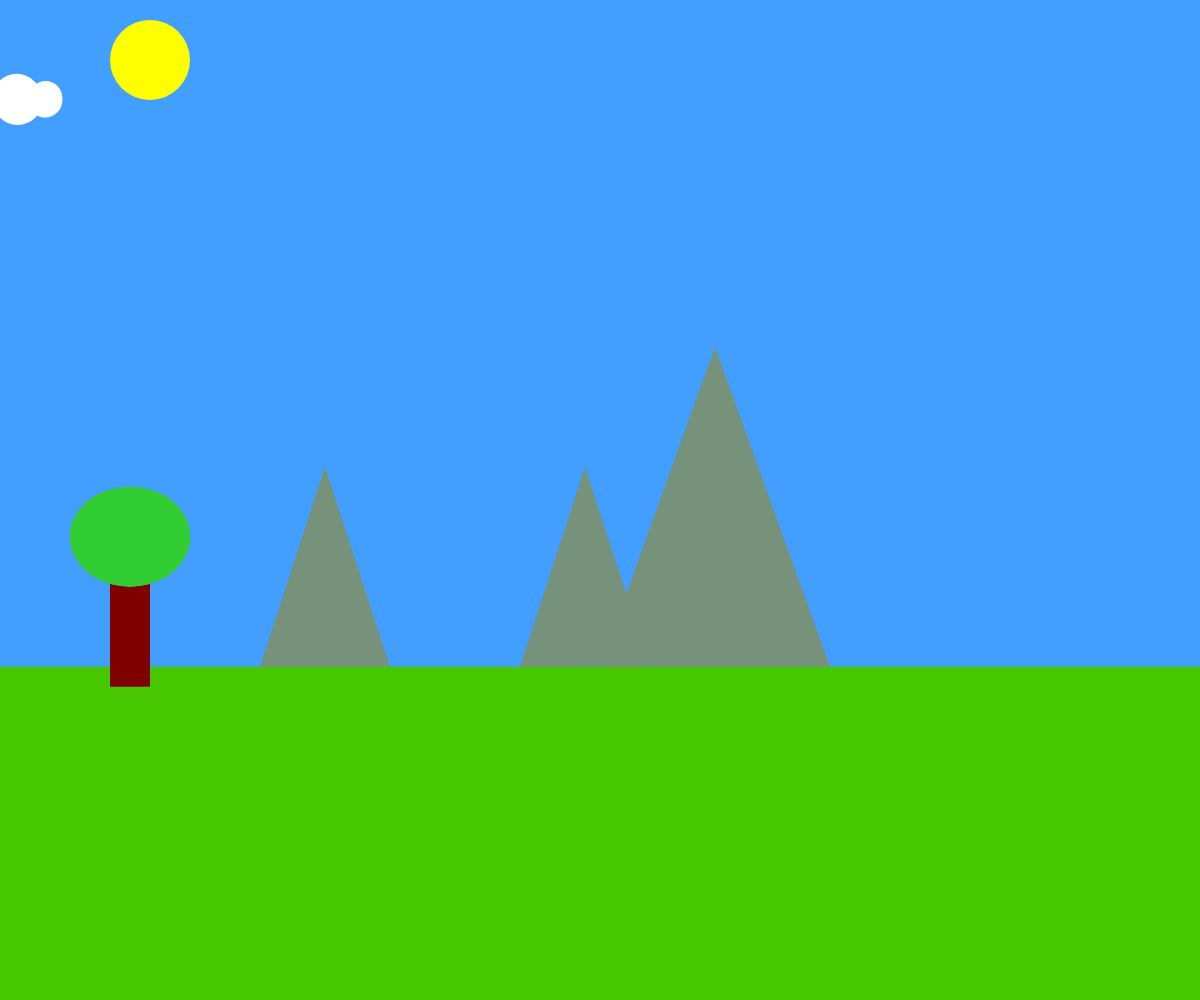
Frame 1 (no input)
Frame 60 (no input): identical to frame 1, image omitted
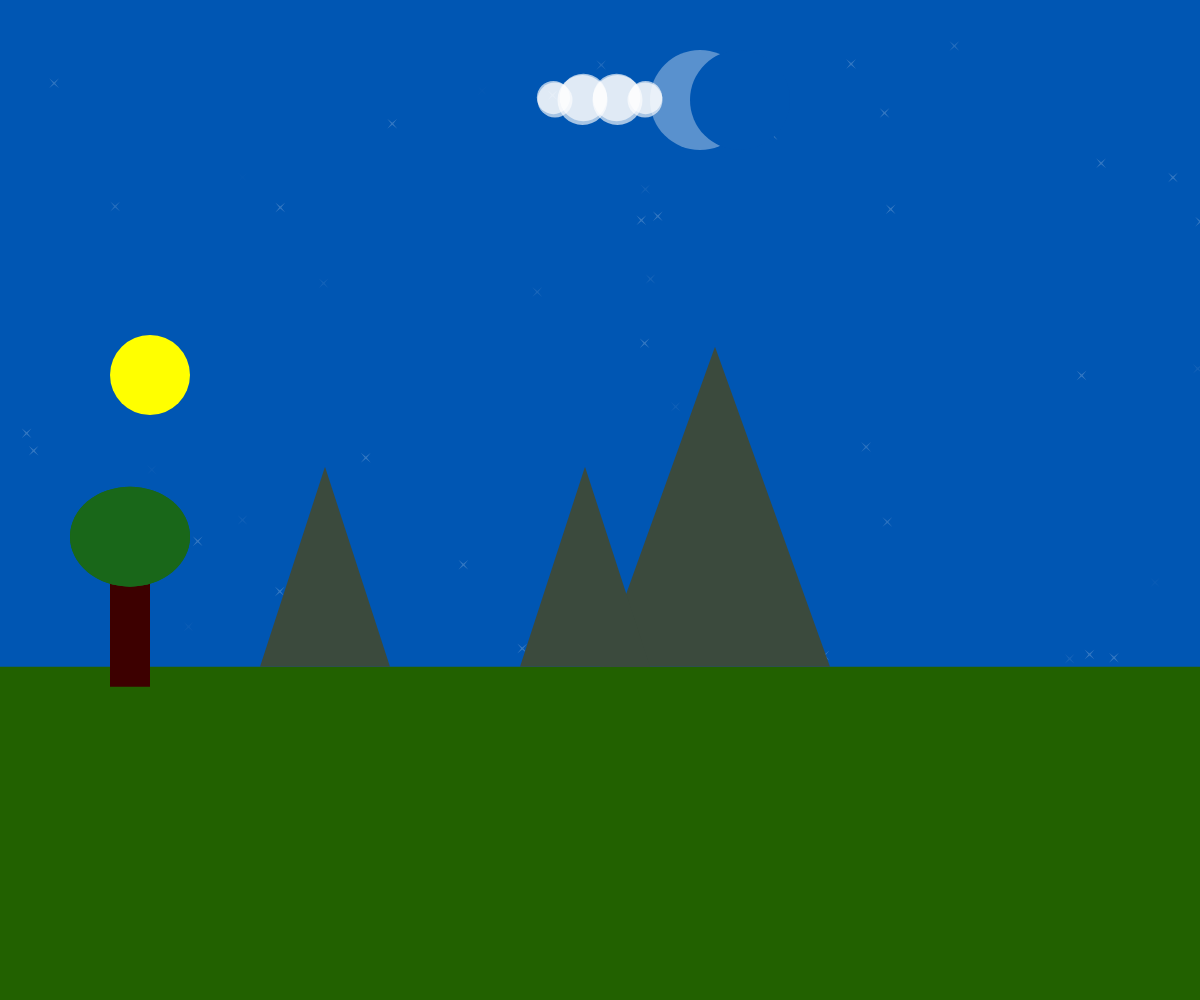
Frame 120 (the mouse pressed at the canvas centre since frame 60)

The p5.js sketch that drew these frames (run headless with seeded random() and noise() and a simulated clock; from frame 60 on, the mouse is pressed at the canvas centre):

// p5.js sketch
// ── sketch.js
var groundHeight;
var mountain1;
var mountain2;
var tree;
var moon;
var sun;
var stars;
var darkness;

function setDarkness(){
    darkness = map(min(mouseX,windowWidth), 0, windowWidth, 0, 100);
}

function draw()
{
    setDarkness();
    noStroke();
    drawSky();
    drawStars();
    drawSun();
    drawMoon();
    drawClouds(mouseX);
    drawGround();
    drawMountains();
    drawTree();

}

// Set canvas and landscape configuration before drawing
function setup()
{
	createCanvas(windowWidth, windowHeight);

	groundHeight = (height / 3) * 2;

	mountain1 = {
		x: windowWidth/2,
		y: groundHeight,
		height: 320,
		width: 230
	};
    
	mountain2 = {
		x: mountain1.x - 80,
		y: groundHeight,
		height: 200,
		width: 130
	};

	tree = {
		x: 150,
		y: groundHeight + 20,
		trunkWidth: 40,
		trunkHeight: 150,
		canopyWidth: 120,
		canopyHeight: 100
	};

	sun = {
		x: 150,
		y: 70,
		diameter: 80,
	};
    
    moon = {
        x: 700,
        y: 100,
    }

    stars = {
        sizeX: 10,
        sizeY: 10,
        radius: 1,
        coordenates: generateRandomCoordenates(50, 0, windowWidth, 0, groundHeight)
    }

    cloud = {
        y: 100,
        size: 50,
    }

	darkness = 0;

}


// Generates random coordinates inside the canvas size
function generateRandomCoordenate(xMin, xMax, yMin, yMax) {
    return {
        x: Math.floor(Math.random() * (xMax - xMin + 1)),
        y: Math.floor(Math.random() * (yMax - yMin + 1)),
        isTitilant: random([true, false])
    }
}

function generateRandomCoordenates(total, xMin, xMax, yMin, yMax) {
  return Array.from( 
      { length: total }, 
      () => generateRandomCoordenate(xMin, xMax, yMin, yMax)
  )
} 

function drawTree () {
    treeDarkness = map(darkness, 0, 100, 25, 0)
	fill('hsla(0, 100%, ' + treeDarkness + '%,1)');
    rect(tree.x-tree.trunkWidth, tree.y-tree.trunkHeight, tree.trunkWidth, tree.trunkHeight);
    
    treeDarkness = map(darkness, 0, 100, 50, 0)
    fill('hsla(120, 61%, ' + treeDarkness + '%,1)');
    ellipse(tree.x-(tree.trunkWidth/2),tree.y-tree.trunkHeight, tree.canopyWidth, tree.canopyHeight);
    ellipse(tree.x-(tree.trunkWidth/2),tree.y-tree.trunkHeight, tree.canopyWidth, tree.canopyHeight);
}

function drawMoon () {
    moonDarkness = map(darkness, 0, 100, 0,0.7);
    fill('rgba(255, 255, 255,' + moonDarkness + ')');    
    ellipse(moon.x, moon.y, 100, 100);
    
    var skyColor = get(0,0)
    fill('rgba('+skyColor[0]+', '+skyColor[1]+', '+skyColor[2]+',' + skyColor[3]+ ')');
    ellipse(moon.x+40, moon.y, 100, 100);
}

// Draw a titilant star in the night sky 
function drawStar(x, y, isTitilant) {

    x = random(x + 2, x -2)
    y = random(y + 2, y -2)
    starDarkness = isTitilant ? random([map(darkness, 0, 100, 0, 0.4)], 0, 0, 0, 0): map(darkness, 0, 100, 0, 0.4)
    fill('rgba(255, 255, 255,' + starDarkness + ')');

    beginShape();
    vertex(
        (x + (stars.sizeX/2) - stars.radius),
        (y + (stars.sizeY/2) )
    );
    vertex(x, y);//top-left
    vertex(
        (x + (stars.sizeX/2) ),
        (y + (stars.sizeY/2) - stars.radius)
    );
    vertex(x + stars.sizeX, y); //top-right
    vertex(
        (x + (stars.sizeX/2) + stars.radius),
        (y + (stars.sizeY/2) )
    );
    vertex(x + stars.sizeX, y + stars.sizeY);//right-down
    vertex(
        (x + (stars.sizeX/2) ),
        (y + (stars.sizeY/2) + stars.radius)
    );
    vertex(x, y + stars.sizeY);//left-down
    endShape(CLOSE);
}

// Draw stars according with the coordinates
function drawStars(){
    for (star of stars.coordenates) {
        drawStar(star.x, star.y, star.isTitilant);
    }
}


// Draw three mountains 
function drawMountains(){
    mountainDarkness = map(darkness, 0, 100, 52, 0)
	fill('hsla(127, 11%, ' + mountainDarkness + '%,1)');
    
	triangle(mountain1.x, mountain1.y,
		mountain1.x + mountain1.width, mountain1.y,
		mountain1.x + (mountain1.width / 2), mountain1.y - mountain1.height);

	triangle(mountain2.x, mountain2.y,
		mountain2.x + mountain2.width, mountain2.y,
		mountain2.x + (mountain2.width / 2), mountain2.y - mountain2.height);
    
    triangle(mountain2.x - 260, mountain2.y,
		mountain2.x - 260 + mountain2.width, mountain2.y,
		mountain2.x - 260 + (mountain2.width / 2), mountain2.y - mountain2.height);
}

// Draw a sun that goes up and down in the sky according to the mouseX coordinate
function drawSun(){
    sun.y = map(mouseX, 0, 800, 60, 480);
    fill(255, 255, 0);
	ellipse(sun.x, sun.y, sun.diameter);
}

function drawGround(){
    groundDarkness = map(darkness, 0, 100, 39, 0)
	fill('hsla(99, 100%, ' + groundDarkness + '%,1)');
	rect(0, groundHeight, width, height - groundHeight);
}

function drawSky(){
    skyDarkness = map(darkness, 0, 100, 63, 8)
    background('hsla(211, 100%, ' + skyDarkness + '%,1)');
}

function drawCloud(x, y, size){

    y = y - size * 0.05
    size = size * 0.95
    small_size = size * 0.7

    ellipse(x - size * 0.98, y, small_size, small_size);
    ellipse(x - size * 0.35, y, size, size);
    ellipse(x + size * 0.35, y, size, size);
    ellipse(x + size * 0.96, y, small_size, small_size);
}

function drawCloudShadow(x, y, size){
    small_size = size * 0.7

    ellipse(x - size * 0.9, cloud.y, small_size, small_size);
    ellipse(x - size * 0.35, cloud.y, size, size);
    ellipse(x + size * 0.35, cloud.y, size, size);
    ellipse(x + size * 0.9, cloud.y, small_size,small_size);
}

function drawClouds (x)
{

    cloudDarkness = map(darkness, 0, 100, 1, 0.3);
    cloudColor = 'rgba(255, 255, 255,' + cloudDarkness + ')'; 
    cloudShadow = 'rgba(255, 255, 255,' + cloudDarkness + ')';   


    noStroke();
    fill(cloudShadow);
    drawCloudShadow(x, cloud.y, cloud.size);
    
    fill(cloudColor);
    drawCloud(x, cloud.y, cloud.size);

}

/* possible TODO:
 * - add birds
 * - make a colorful sunset
*/
